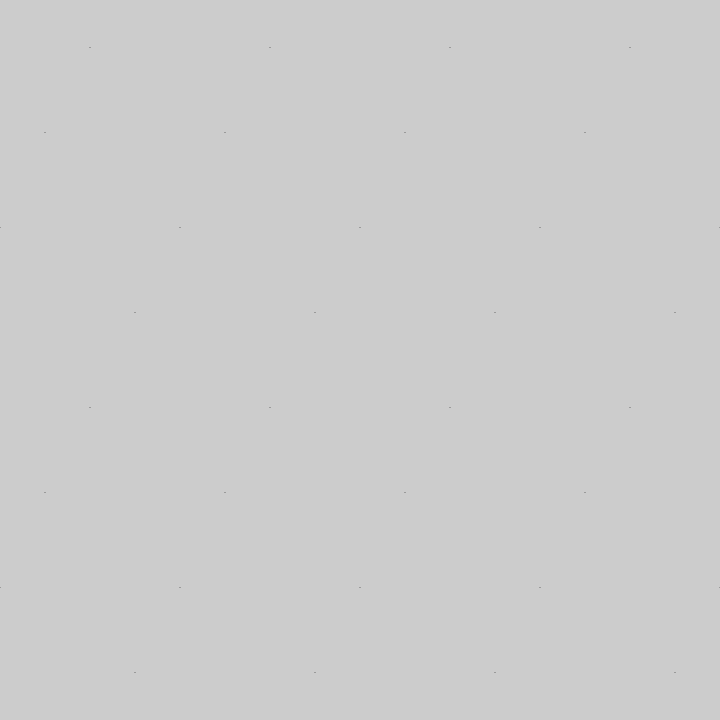
Frame 1 (no input)
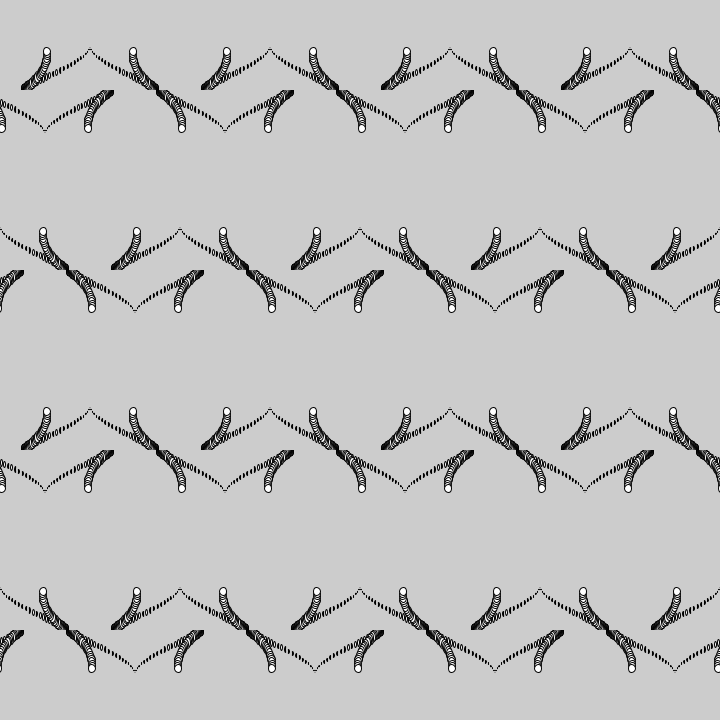
Frame 60 (the mouse pressed at the canvas centre just before this capture)
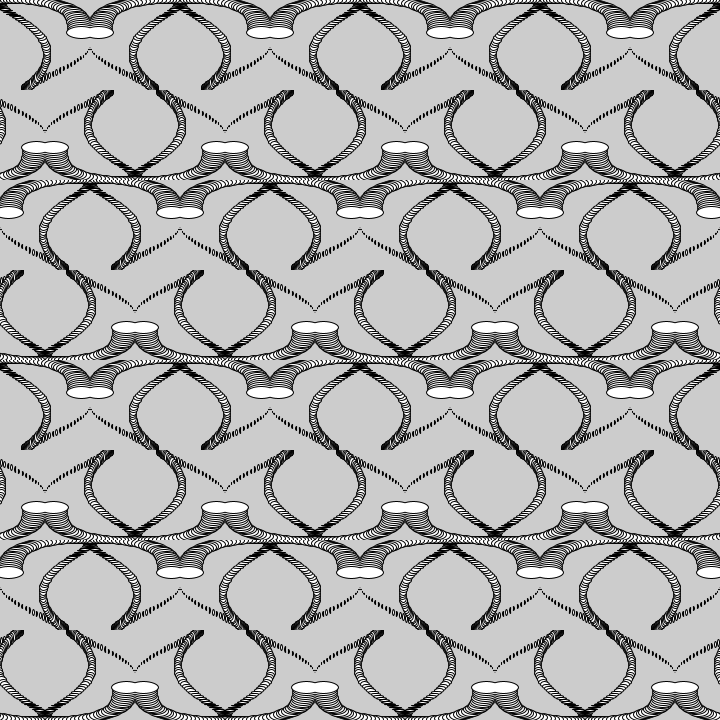
Frame 120 (the mouse held since frame 60 and released just before this capture)

The Processing sketch that drew these frames (run headless with seeded random() and noise(); from frame 60 on, the mouse is pressed at the canvas centre):

// Processing sketch: sketch_992020_CircularPattern
// ── sketch_992020_CircularPattern.pde
int t,x,y,W=45,a=-W,b=W;
void setup(){size(720,720);}
void draw(){
ellipse(cos(++t*.04+sin(t*.07))*W+W,sin(t*.05)*W+W,tan(t*.01)*W/4,sin(t*.04)*W/4);
for(y=0;y<720;y+=W*2+(b*=-1)*0)
for(x=y/90%2*-W;x<720;x+=W*2)
copy(0,0,W*2,W*2,x+W-(a*=-1),y+W-b,a*2,b*2);
}
